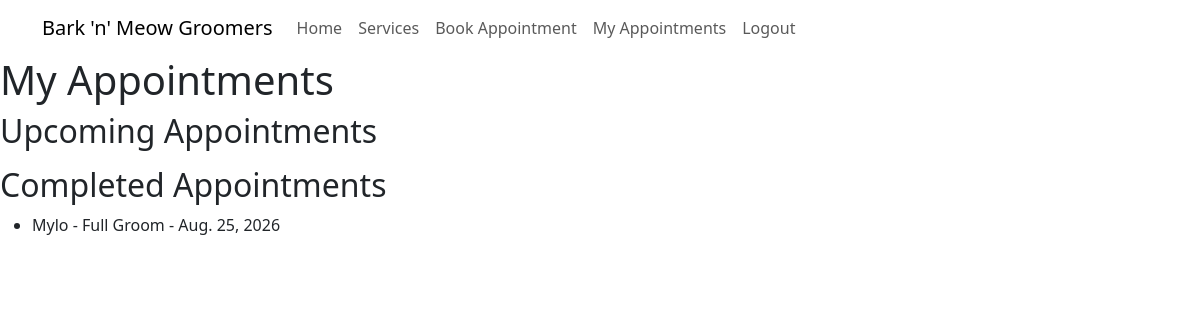
/my-appointments/ (signed in), run on an earlier commit of the app's database.
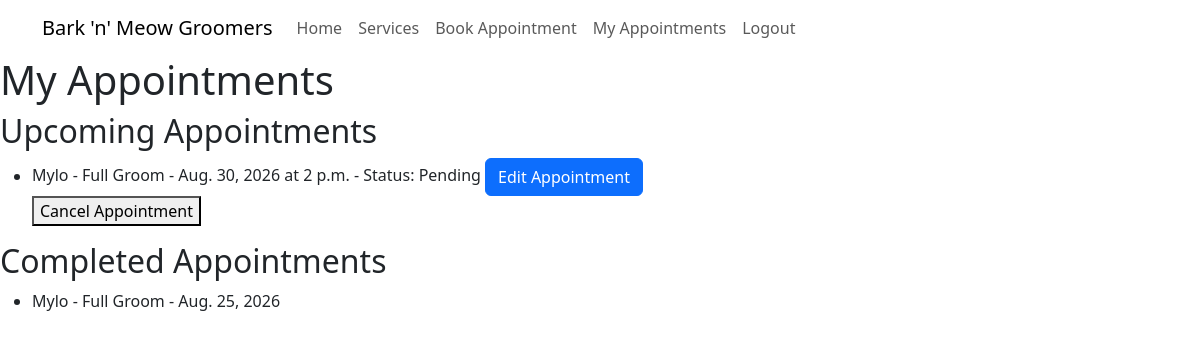
And on a later commit of the database.
### bookings/models.py (models this page shows, shortened)
class Appointment(models.Model):
    STATUS_CHOICES = [
        ('pending', 'Pending'),
        ('confirmed', 'Confirmed'),
        ('completed', 'Completed'),
        ('cancelled', 'Cancelled'),
    ]
    user = models.ForeignKey(User, on_delete=models.CASCADE)
    pet = models.ForeignKey(Pet, on_delete=models.CASCADE)
    service = models.ForeignKey(GroomingService, on_delete=models.CASCADE)
    appointment_date = models.DateField()
    appointment_time = models.TimeField()
    status = models.CharField(max_length=10, choices=STATUS_CHOICES, default='pending')
    notes = models.TextField(blank=True)
    created_on = models.DateTimeField(auto_now_add=True)
    updated_on = models.DateTimeField(auto_now=True)

class Pet(models.Model):
    PET_TYPES = [
        ('Dog', 'Dog'),
        ('Cat', 'Cat'),
    ]
    PET_SIZES = [
        ('Small', 'Small'),
        ('Medium', 'Medium'),
        ('Large', 'Large'),
    ]
    owner = models.ForeignKey(User, on_delete=models.CASCADE)
    name = models.CharField(max_length=100)
    pet_type = models.CharField(max_length=10, choices=PET_TYPES)
    breed = models.CharField(max_length=100, blank=True)
    age = models.PositiveIntegerField()
    size = models.CharField(max_length=10, choices=PET_SIZES)
    notes = models.TextField(blank=True)
    image = CloudinaryField('image', blank=True, null=True)

class GroomingService(models.Model):
    name = models.CharField(max_length=100)
    description = models.TextField()
    price = models.DecimalField(max_digits=6, decimal_places=2)
    duration = models.PositiveIntegerField()

### bookings/views.py (the view)
# urls.py: path('my-appointments/', views.my_appointments, name='my_appointments'),
@login_required
def my_appointments(request):
    upcoming_appointments = Appointment.objects.filter(user=request.user).exclude(status__in=['cancelled', 'completed'])
    completed_appointments = Appointment.objects.filter(user=request.user, status='completed')
    return render(request, 'my_appointments.html', {'upcoming_appointments': upcoming_appointments, 'completed_appointments': completed_appointments})

### templates/my_appointments.html (shortened to what this page needs)
{% extends 'base.html' %}
{% block content %}
<h1>My Appointments</h1>
<h2>Upcoming Appointments</h2>
<ul>
    {% for appointment in upcoming_appointments %}
    <li>{{appointment.pet.name }} - {{ appointment.service.name }} - {{appointment.appointment_date }} at {{appointment.appointment_time }} -
        Status: {{ appointment.get_status_display }}
        <a href="{% url 'edit_appointment' appointment.id %}" class="btn btn-primary">Edit Appointment</a>
        <form method="post" action="{% url 'cancel_appointment' appointment.id %}">
            <button type="submit" onclick="return confirm('Are you sure you want to cancel this appointment?');">Cancel
                Appointment</button>
        </form>
    </li>
    {% endfor %}
</ul>
<h2>Completed Appointments</h2>
<ul>
    {% for appointment in completed_appointments %}
    <li>
        {{ appointment.pet.name }} -
        {{ appointment.service.name }} -
        {{ appointment.appointment_date }}
    </li>
    {% empty %}
    <li>No completed appointments yet.</li>
    {% endfor %}
</ul>
{% endblock %}

What changed in the data, as far as the page shows it:
added Appointment: pet.name "Mylo", service.name "Full Groom", appointment_date "Aug. 30, 2026", appointment_time "2 p.m.", status "Pending", shown under "Upcoming Appointments"
